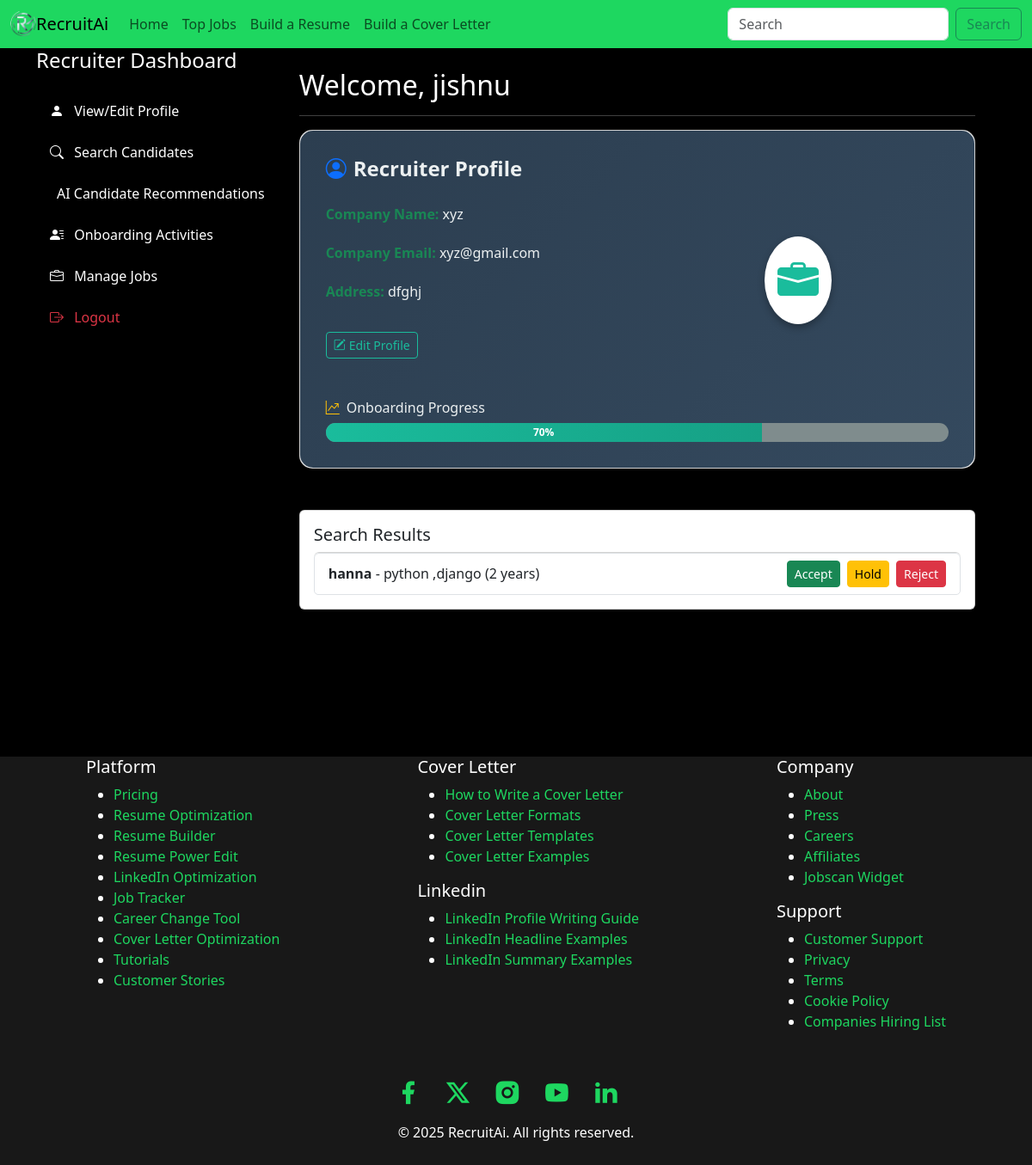
Screenshot of /user/recruiter_home/ (signed in) with the database file from the repository.
### user/models.py (models this page shows)
class User(AbstractUser):
    fullname = models.CharField(max_length=50)
    email = models.CharField(max_length=50)
    password = models.CharField(max_length=50)
    phone_number=models.CharField(max_length=15, null=True, blank=True, default='0000000000')
    role = models.CharField(max_length=10, null=True, blank=True)
    description = models.TextField()
    created_at = models.DateTimeField(auto_now_add=True)
    last_login = models.DateTimeField(auto_now=True, null=True, blank=True)
    groups = models.ManyToManyField(
        Group,
        related_name="custom_user_set",  # Provide unique related_name for groups
        blank=True,
        help_text="The groups this user belongs to.",
        verbose_name="groups",
    )
    user_permissions = models.ManyToManyField(
        Permission,
        related_name="custom_user_permissions_set",  # Provide unique related_name for permissions
        blank=True,
        help_text="Specific permissions for this user.",
        verbose_name="user permissions",
    )

class Organization(models.Model):
    user_id = models.OneToOneField(User, on_delete=models.CASCADE)
    company_name = models.CharField(max_length=100, unique=True)
    address = models.TextField()
    company_email = models.CharField(max_length=100, null=True, blank=True)
    created_at = models.DateTimeField(auto_now_add=True)
    updated_at = models.DateTimeField(auto_now_add=True)

class Candidate(models.Model):
    user_id = models.ForeignKey(User, on_delete=models.CASCADE)
    resume = models.FileField(upload_to='resume_folder/')
    skill = models.TextField()
    exp = models.CharField(max_length=10)
    created_at = models.DateTimeField(auto_now_add=True)
    updated_at = models.DateTimeField(auto_now_add=True)
    extracted_skills = models.TextField(null=True, blank=True)
    extracted_location = models.CharField(max_length=255, null=True, blank=True)
    extracted_experience = models.CharField(max_length=255, null=True, blank=True)

### user/views.py (the view, shortened to what this page needs)
# urls.py: path('recruiter_home/', views.recruiter_home, name='recruiter_home'),
def recruiter_home(request):
    user_id = request.session.get('user_id')
    if not user_id:
        messages.error(request, "You must log in first.")
        return redirect("user:login")
    try:
        user = User.objects.get(id=user_id)
    except User.DoesNotExist:
        messages.error(request, "User not found.")
        return redirect("user:login")
    try:
        recruiter = Organization.objects.get(user_id=user)
    except Organization.DoesNotExist:
        recruiter = None
    search_form = CandidateSearchForm(request.GET or None)
    candidates = Candidate.objects.all()  # Default to all candidates if no search is done
    recommended_candidates = candidates[:5]  # Replace with real AI logic as needed
    locations = ["Remote", "Delhi", "Bangalore", "Chennai"]
    qualifications = ["Bachelor's", "Master's", "PhD"]
    return render(request, "recruiter_home.html", {
        "user": user,
        "recruiter": recruiter,
        "search_form": search_form,
        "candidates": candidates,
        "recommended_candidates": recommended_candidates,
        "locations": locations,
        "qualifications": qualifications,
    })

### user/forms.py
class CandidateSearchForm(forms.Form):
    qualifications = forms.CharField(required=False)
    location = forms.CharField(required=False)
    job_position = forms.CharField(required=False)

### user/templates/recruiter_home.html (shortened to what this page needs)
{% extends 'base.html' %}
{% block content %}
<div class="d-flex">
    <div style="min-width: 250px; min-height: 100vh;">
        <h4 class="mb-4">Recruiter Dashboard</h4>
        <ul class="nav flex-column">
            <li class="nav-item mb-2">
                <a href="#profile" class="nav-link text-white" data-section="profile">
                    <i class="bi bi-person-fill me-2"></i> View/Edit Profile
                </a>
            </li>
            <li class="nav-item mb-2">
                <a href="#search-candidates" class="nav-link text-white" data-section="search-candidates">
                    <i class="bi bi-search me-2"></i> Search Candidates
                </a>
            </li>
            <li class="nav-item mb-2">
                <a href="#ai-recommendations" class="nav-link text-white" data-section="ai-recommendations">
                     AI Candidate Recommendations
                </a>
            </li>
            <li class="nav-item mb-2">
                <a href="#onboarding" class="nav-link text-white" data-section="onboarding">
                    <i class="bi bi-person-lines-fill me-2"></i> Onboarding Activities
                </a>
            </li>
            <li class="nav-item mb-2">
                <a href="/jobs/manage-jobs/" class="nav-link text-white">
                    <i class="bi bi-briefcase me-2"></i> Manage Jobs
                </a>
            </li>
            <li class="nav-item mb-2">
                <a href="{% url 'user:logout' %}" class="nav-link text-danger">
                    <i class="bi bi-box-arrow-right me-2"></i> Logout
                </a>
            </li>
        </ul>
    </div>
    <div class="flex-grow-1 p-4">
        <h2>Welcome, {{ user.fullname }}</h2>
        <hr>
        <div id="profile" class="section mb-5" style="animation: fadeIn 0.7s ease-in;">
            <div class="card shadow-sm" style="border-radius: 15px;">
                <div class="card-body" style="background: linear-gradient(135deg, #2c3e50, #34495e); border-radius: 15px; color: #ecf0f1; padding: 30px;">
                    <h4 class="card-title mb-4 fw-semibold fs-4">
                        <i class="bi bi-person-circle me-2 text-primary"></i>Recruiter Profile
                    </h4>
                    {% if recruiter %}
                    <div class="row align-items-center">
                        <div class="col-md-6" style="line-height: 1.8;">
                            <p><strong class="text-success">Company Name:</strong> {{ recruiter.company_name }}</p>
                            <p><strong class="text-success">Company Email:</strong> {{ recruiter.company_email }}</p>
                            <p><strong class="text-success">Address:</strong> {{ recruiter.address }}</p>
                            <a href="{% url 'user:edit_profile' %}"
                               class="btn btn-outline-light btn-sm mt-3"
                               style="border-color: #1abc9c; color: #1abc9c;">
                                <i class="bi bi-pencil-square me-1"></i>Edit Profile
                            </a>
                        </div>
                        <div class="col-md-6 d-flex flex-column align-items-center justify-content-center">
                            <i class="bi bi-briefcase-fill"
                               style="font-size: 48px; color: #1abc9c; background: #ffffff; padding: 15px; border-radius: 50%; box-shadow: 0 4px 8px rgba(0,0,0,0.3);">
                            </i>
                        </div>
                    </div>
                    <div class="mt-5">
                        <h6 class="fw-medium"><i class="bi bi-graph-up-arrow text-warning me-2"></i>Onboarding Progress</h6>
                        <div class="progress" style="height: 22px; border-radius: 12px; background-color: #7f8c8d;">
                            <div class="progress-bar" role="progressbar"
                                 style="width: 70%; background: linear-gradient(to right, #1abc9c, #16a085); font-weight: bold;"
                                 aria-valuenow="70" aria-valuemin="0" aria-valuemax="100">
                                70%
                            </div>
                        </div>
                    </div>
                    {% else %}
                        <p class="text-danger mt-3">Recruiter profile not found.</p>
                    {% endif %}
                </div>
            </div>
        </div>
                    {% if candidates %}
                    <div class="card p-3">
                        <h5>Search Results</h5>
                        <ul class="list-group">
                            {% for candidate in candidates %}
                            <li class="list-group-item d-flex justify-content-between align-items-center">
                                <div>
                                    <strong>{{ candidate.user_id.fullname }}</strong> - {{ candidate.skill }} ({{ candidate.exp }} years)
                                </div>
                                <form method="POST" action="{% url 'user:candidate_action' candidate.id %}">
                                    <button type="submit" name="action" value="accept" class="btn btn-success btn-sm me-1">Accept</button>
                                    <button type="submit" name="action" value="hold" class="btn btn-warning btn-sm me-1">Hold</button>
                                    <button type="submit" name="action" value="reject" class="btn btn-danger btn-sm">Reject</button>
                                </form>
                            </li>
                            {% endfor %}
                        </ul>
                    </div>
                    {% else %}
                    <p>No candidates found.</p>
                    {% endif %}
                </div>
            </div>
        </div>
{% endblock %}

### static/css/styles.css (style rules this page uses)
body { background-color: black; margin: 0; padding: 0; }

### templates/base.html (style rules this page uses)
body { background-color: black; color: white; }

### rows the page displays
User: fullname "jishnu"
Organization: company_name "xyz", company_email "xyz@gmail.com", address "dfghj"
Candidate: user_id.fullname "hanna", skill "python ,django", exp "2"
